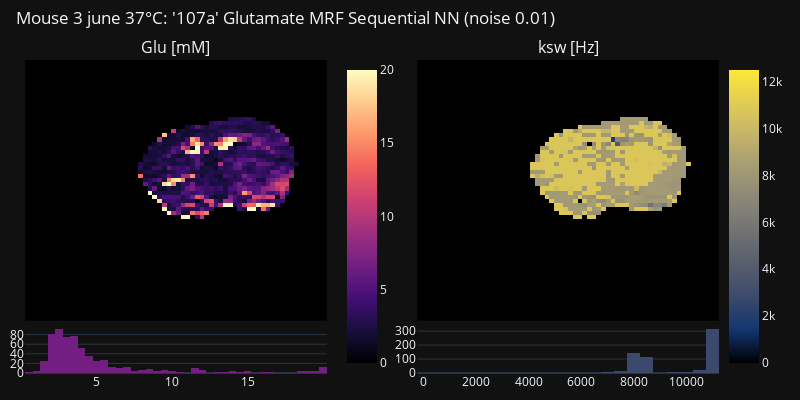

Notebook code for this chart:
### Markdown cell above
# Glu plot #

### Code cell
# Create subplots with 1 row and 3 columns, increased horizontal spacing
fig = make_subplots(rows=2, cols=2, horizontal_spacing=0.13 , vertical_spacing=0.02, subplot_titles=['Glu [mM]', 'ksw [Hz]'], row_heights=[0.85, 0.15])

fig.add_trace(heatmap_fs, row=1, col=1)
fig.add_trace(heatmap_ksw, row=1, col=2)

masked_fs = quant_maps_glu['fs'][mask == 1] * (110000/3)
masked_ksw = quant_maps_glu['ksw'][mask == 1]
# Add the histogram trace
fig.add_trace(go.Histogram(x=masked_fs, nbinsx=50, marker=dict(color=custom_magma[3])), row=2, col=1)
fig.add_trace(go.Histogram(x=masked_ksw, nbinsx=50, marker=dict(color=custom_cividis[2])), row=2, col=2)

fig.update_layout(
    template='plotly_dark',  # Set the theme to plotly dark
    title_text=f"Mouse {subject_i+1} {date} {temp}°C: '{fp_prtcl_name}' Glutamate MRF Sequential NN (noise 0.{glu_noise})",
    showlegend=False,  # Hide legend
    height=400,  # 345
    width=800,  # Set a width based on your preference
    margin=dict(l=10, r=40, t=60, b=20),  # Adjust top and bottom margins
    title=dict(x=0.02, y=0.97)  # Adjust the title position
)

# Add individual titles and separate colorbars
for i, title in enumerate(['Glu [mM]', 'ksw [Hz]'], start=1):
    fig.update_xaxes(row=1, col=i, showgrid=False, showticklabels=False)
    fig.update_yaxes(showgrid=False, row=1, col=i, showticklabels=False, autorange='reversed')  # Reverse the y-axis

fig.update_layout(
    coloraxis5=colorbar_fs,
    coloraxis6=colorbar_ksw,
    coloraxis5_colorbar=dict(x=0.45, y=0.5),
    coloraxis6_colorbar=dict(x=1, y=0.5),
)

# Customize x-axis ticks for the histogram in row 2, column 2
min_val = np.floor(np.min(masked_fs))
max_val = np.ceil(np.max(masked_fs))
tickvals = np.arange(min_val, max_val, 5).astype('int')
ticktext = [str(val) for val in tickvals]
fig.update_xaxes(row=2, col=1, tickvals=tickvals, ticktext=ticktext)

# Customize x-axis ticks for the histogram in row 2, column 2
min_val = np.floor(np.min(masked_ksw))
max_val = np.ceil(np.max(masked_ksw))
tickvals = np.arange(min_val, max_val, 2000).astype('int')
ticktext = [str(val) for val in tickvals]
fig.update_xaxes(row=2, col=2, tickvals=tickvals, ticktext=ticktext)

# Show the plot
fig.show()

pio.write_image(fig, f'{subject_nn_image_path}/{fp_prtcl_name}_glu_sequential_kf.jpeg')

### Figure 1 — Plotly figure (JSON) as saved in the notebook; plotly's stock layout.template omitted (floating-point values rounded to 4 significant figures; data arrays with more than 128 entries replaced by an {"elided": "..."} marker saying what was removed)
{"data": [{"coloraxis": "coloraxis5", "colorscale": [[0.0, "#000000"], [0.1111, "#180f3d"], [0.2222, "#440f76"], [0.3333, "#721f81"], [0.4444, "#9e2f7f"], [0.5556, "#cd4071"], [0.6667, "#f1605d"], [0.7778, "#fd9668"], [0.8889, "#feca8d"], [1.0, "#fcfdbf"]], "z": {"elided": "64x64 float values"}, "type": "heatmap", "xaxis": "x", "yaxis": "y"}, {"coloraxis": "coloraxis6", "colorscale": [[0.0, "#000000"], [0.1111, "#123570"], [0.2222, "#3b496c"], [0.3333, "#575d6d"], [0.4444, "#707173"], [0.5556, "#8a8678"], [0.6667, "#a59c74"], [0.7778, "#c3b369"], [0.8889, "#e1cc55"], [1.0, "#fee838"]], "z": {"elided": "64x64 float values"}, "type": "heatmap", "xaxis": "x2", "yaxis": "y2"}, {"marker": {"color": "#721f81"}, "nbinsx": 50, "x": {"elided": "636 float values"}, "type": "histogram", "xaxis": "x3", "yaxis": "y3"}, {"marker": {"color": "#3b496c"}, "nbinsx": 50, "x": {"elided": "636 float values"}, "type": "histogram", "xaxis": "x4", "yaxis": "y4"}], "layout": {"xaxis": {"anchor": "y", "domain": [0.0, 0.435], "showgrid": false, "showticklabels": false}, "yaxis": {"anchor": "x", "domain": [0.167, 1.0], "showgrid": false, "showticklabels": false, "autorange": "reversed"}, "xaxis2": {"anchor": "y2", "domain": [0.565, 1.0], "showgrid": false, "showticklabels": false}, "yaxis2": {"anchor": "x2", "domain": [0.167, 1.0], "showgrid": false, "showticklabels": false, "autorange": "reversed"}, "xaxis3": {"anchor": "y3", "domain": [0.0, 0.435], "tickvals": [0, 5, 10, 15], "ticktext": ["0", "5", "10", "15"]}, "yaxis3": {"anchor": "x3", "domain": [0.0, 0.147]}, "xaxis4": {"anchor": "y4", "domain": [0.565, 1.0], "tickvals": [0, 2000, 4000, 6000, 8000, 10000], "ticktext": ["0", "2000", "4000", "6000", "8000", "10000"]}, "yaxis4": {"anchor": "x4", "domain": [0.0, 0.147]}, "annotations": [{"font": {"size": 16}, "showarrow": false, "text": "Glu [mM]", "x": 0.2175, "xanchor": "center", "xref": "paper", "y": 1.0, "yanchor": "bottom", "yref": "paper"}, {"font": {"size": 16}, "showarrow": false, "text": "ksw [Hz]", "x": 0.7825, "xanchor": "center", "xref": "paper", "y": 1.0, "yanchor": "bottom", "yref": "paper"}], "title": {"text": "Mouse 3 june 37°C: '107a' Glutamate MRF Sequential NN (noise 0.01)", "x": 0.02, "y": 0.97}, "margin": {"l": 10, "r": 40, "t": 60, "b": 20}, "showlegend": false, "height": 400, "width": 800, "coloraxis5": {"colorscale": [[0.0, "#000000"], [0.1111, "#180f3d"], [0.2222, "#440f76"], [0.3333, "#721f81"], [0.4444, "#9e2f7f"], [0.5556, "#cd4071"], [0.6667, "#f1605d"], [0.7778, "#fd9668"], [0.8889, "#feca8d"], [1.0, "#fcfdbf"]], "cmin": 0, "cmax": 20, "colorbar": {"x": 0.45, "y": 0.5}}, "coloraxis6": {"colorscale": [[0.0, "#000000"], [0.1111, "#123570"], [0.2222, "#3b496c"], [0.3333, "#575d6d"], [0.4444, "#707173"], [0.5556, "#8a8678"], [0.6667, "#a59c74"], [0.7778, "#c3b369"], [0.8889, "#e1cc55"], [1.0, "#fee838"]], "cmin": 0, "cmax": 12500, "colorbar": {"x": 1, "y": 0.5}}}}
